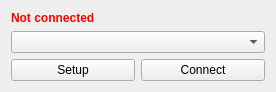
<?xml version="1.0" encoding="UTF-8"?>
<ui version="4.0">
 <class>Dialog</class>
 <widget class="QDialog" name="Dialog">
  <property name="geometry">
   <rect>
    <x>0</x>
    <y>0</y>
    <width>276</width>
    <height>88</height>
   </rect>
  </property>
  <property name="windowTitle">
   <string>Dialog</string>
  </property>
  <layout class="QGridLayout" name="gridLayout">
   <item row="3" column="0">
    <widget class="QPushButton" name="btn_token">
     <property name="sizePolicy">
      <sizepolicy hsizetype="Preferred" vsizetype="Fixed">
       <horstretch>0</horstretch>
       <verstretch>0</verstretch>
      </sizepolicy>
     </property>
     <property name="visible">
      <bool>false</bool>
     </property>
     <property name="text">
      <string>Setup</string>
     </property>
     <property name="autoDefault">
      <bool>false</bool>
     </property>
    </widget>
   </item>
   <item row="1" column="0" colspan="2">
    <widget class="QComboBox" name="comboBox_token">
     <property name="enabled">
      <bool>true</bool>
     </property>
     <property name="sizePolicy">
      <sizepolicy hsizetype="MinimumExpanding" vsizetype="Fixed">
       <horstretch>0</horstretch>
       <verstretch>0</verstretch>
      </sizepolicy>
     </property>
     <property name="editable">
      <bool>false</bool>
     </property>
    </widget>
   </item>
   <item row="3" column="1">
    <widget class="QPushButton" name="btn_use">
     <property name="sizePolicy">
      <sizepolicy hsizetype="Preferred" vsizetype="Fixed">
       <horstretch>0</horstretch>
       <verstretch>0</verstretch>
      </sizepolicy>
     </property>
     <property name="text">
      <string>Connect</string>
     </property>
     <property name="autoDefault">
      <bool>false</bool>
     </property>
    </widget>
   </item>
   <item row="0" column="0">
    <widget class="QLabel" name="label_auth_status">
     <property name="styleSheet">
      <string notr="true">QLabel { color : red; font-weight: 600;}</string>
     </property>
     <property name="text">
      <string>Not connected</string>
     </property>
    </widget>
   </item>
   <item row="0" column="1">
    <widget class="QLabel" name="label_auth_name">
     <property name="text">
      <string/>
     </property>
    </widget>
   </item>
  </layout>
 </widget>
 <resources/>
 <connections/>
</ui>
